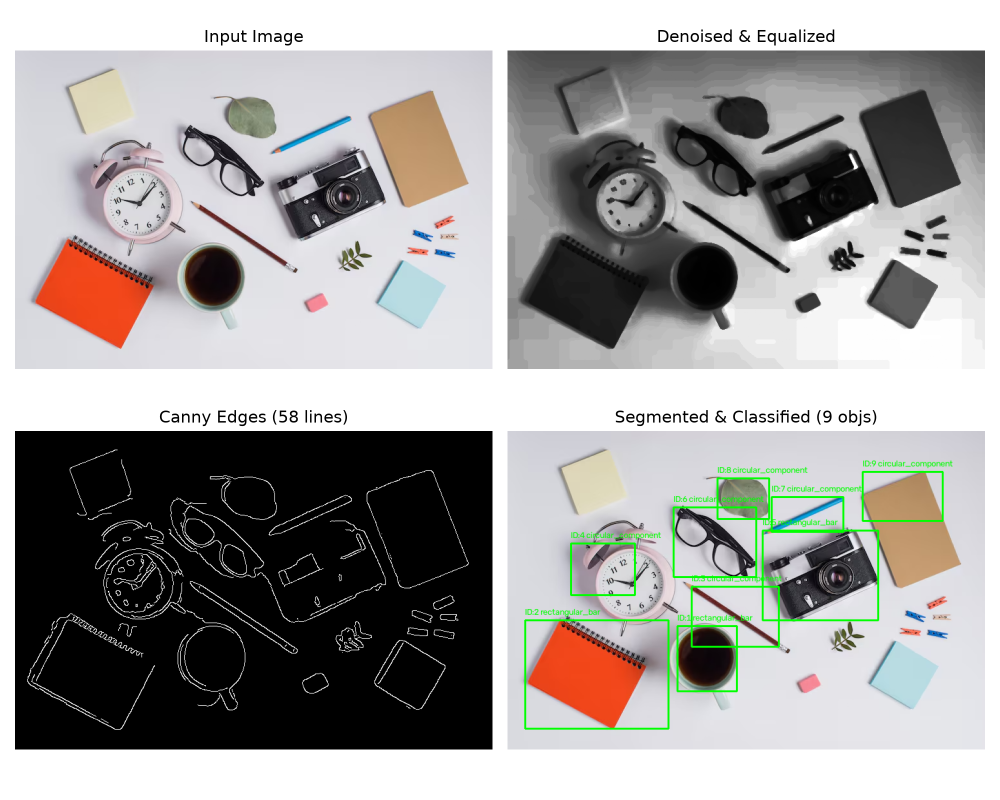
#> input picture output/pipeline_summary.png, 2000 x 1600 px (shown at 1/2 size)
$ python main.py --image output/pipeline_summary.png
#> lines starting #> are read from the running program, lines starting #| are printed output that depends on the picture; after the words box and inside, x2 and y2 are one past the last pixel; in counts of white or black regions, pixels touching at a corner belong together
### preprocess.py
import cv2
import numpy as np

class ImagePreprocessor:
    """Handles color conversions, noise reduction, and contrast enhancement."""

    @staticmethod
    def load_image(image_path: str) -> np.ndarray:
        img = cv2.imread(image_path)
        if img is None:
            raise FileNotFoundError(f"Could not load image at {image_path}")
        return img

    @staticmethod
    def to_grayscale(image_bgr: np.ndarray) -> np.ndarray:
        return cv2.cvtColor(image_bgr, cv2.COLOR_BGR2GRAY)

    # [4 lines left out: function split_channels, not called in this run]

    @staticmethod
    def remove_noise(image_gray: np.ndarray, kernel_size: int = 5) -> np.ndarray:
        # Median filter to eliminate salt-and-pepper noise while preserving edges
        return cv2.medianBlur(image_gray, kernel_size)

    @staticmethod
    def equalize_contrast(image_gray: np.ndarray) -> np.ndarray:
        # Global histogram equalization to expand dynamic range
        return cv2.equalizeHist(image_gray)

    def process(self, image_path: str) -> dict:
        bgr = self.load_image(image_path)
        gray = self.to_grayscale(bgr)
        denoised = self.remove_noise(gray)
        enhanced = self.equalize_contrast(denoised)
        return {
            "original_bgr": bgr,
            "grayscale": gray,
            "denoised": denoised,
            "enhanced": enhanced
        }

### geometry.py
import cv2
import numpy as np

class GeometricAnalyzer:
    """Extracts structural primitives: Canny edges, Harris corners, and Hough lines."""

    @staticmethod
    def detect_edges(image_gray: np.ndarray, low_thresh: int = 50, high_thresh: int = 150) -> np.ndarray:
        blurred = cv2.GaussianBlur(image_gray, (3, 3), 0)
        return cv2.Canny(blurred, low_thresh, high_thresh)

    @staticmethod
    def detect_corners(image_gray: np.ndarray, block_size: int = 2, ksize: int = 3, k: float = 0.04) -> np.ndarray:
        gray_float = np.float32(image_gray)
        dst = cv2.cornerHarris(gray_float, block_size, ksize, k)
        dst = cv2.dilate(dst, None)
        corner_mask = np.zeros_like(image_gray, dtype=np.uint8)
        corner_mask[dst > 0.01 * dst.max()] = 255
        return corner_mask

    @staticmethod
    def detect_lines(edges: np.ndarray, min_line_length: int = 30, max_line_gap: int = 10) -> list:
        lines = cv2.HoughLinesP(
            edges,
            rho=1,
            theta=np.pi / 180,
            threshold=50,
            minLineLength=min_line_length,
            maxLineGap=max_line_gap
        )
        return lines if lines is not None else []

    def analyze(self, image_gray: np.ndarray) -> dict:
        edges = self.detect_edges(image_gray)
        corners = self.detect_corners(image_gray)
        lines = self.detect_lines(edges)
        return {
            "edges": edges,
            "corner_mask": corners,
            "lines": lines,
            "line_count": len(lines),
            "corner_count": int(np.sum(corners > 0))
        }

### segment.py
import cv2
import numpy as np
from sklearn.cluster import KMeans

class Segmenter:
    """Segments foreground objects using K-Means and morphological refinement."""

    # [7 lines left out: function cluster_pixels, not called in this run]

    @staticmethod
    def clean_mask(binary_mask: np.ndarray) -> np.ndarray:
        kernel = cv2.getStructuringElement(cv2.MORPH_RECT, (5, 5))
        opened = cv2.morphologyEx(binary_mask, cv2.MORPH_OPEN, kernel)
        closed = cv2.morphologyEx(opened, cv2.MORPH_CLOSE, kernel)
        return closed

    def extract_bounding_boxes(self, image_bgr: np.ndarray, min_area: int = 400) -> list:
        gray = cv2.cvtColor(image_bgr, cv2.COLOR_BGR2GRAY)
        _, thresh = cv2.threshold(gray, 0, 255, cv2.THRESH_BINARY_INV + cv2.THRESH_OTSU)
        cleaned = self.clean_mask(thresh)

        contours, _ = cv2.findContours(cleaned, cv2.RETR_EXTERNAL, cv2.CHAIN_APPROX_SIMPLE)
        bounding_boxes = []

        for cnt in contours:
            if cv2.contourArea(cnt) >= min_area:
                x, y, w, h = cv2.boundingRect(cnt)
                crop = image_bgr[y:y+h, x:x+w]
                bounding_boxes.append({
                    "box": (x, y, w, h),
                    "crop": crop,
                    "area": cv2.contourArea(cnt)
                })
        return bounding_boxes

### classify.py
import cv2
import numpy as np
from sklearn.decomposition import PCA
from sklearn.neighbors import KNeighborsClassifier

class PatchClassifier:
    """Reduces spatial feature vectors via PCA and classifies patches with KNN."""

    def __init__(self, n_components: int = 8, n_neighbors: int = 3):
        self.target_size = (32, 32)
        self.pca = PCA(n_components=n_components, random_state=42)
        self.knn = KNeighborsClassifier(n_neighbors=n_neighbors)
        self.is_trained = False

    def _extract_vector(self, patch: np.ndarray) -> np.ndarray:
        gray_patch = cv2.cvtColor(patch, cv2.COLOR_BGR2GRAY) if len(patch.shape) == 3 else patch
        resized = cv2.resize(gray_patch, self.target_size, interpolation=cv2.INTER_AREA)
        return resized.flatten() / 255.0

    def fit_synthetic_baseline(self):
        """Creates a baseline dataset of synthetic primitives (circles, bars, blocks)."""
        x_train, y_train = [], []
        labels = ["circular_component", "rectangular_bar", "square_block"]

        for _ in range(15):
            # Circle
            img_c = np.zeros(self.target_size, dtype=np.uint8)
            cv2.circle(img_c, (16, 16), 10, 255, -1)
            x_train.append(img_c.flatten() / 255.0)
            y_train.append("circular_component")

            # Horizontal bar
            img_b = np.zeros(self.target_size, dtype=np.uint8)
            cv2.rectangle(img_b, (4, 12), (28, 20), 255, -1)
            x_train.append(img_b.flatten() / 255.0)
            y_train.append("rectangular_bar")

            # Square block
            img_s = np.zeros(self.target_size, dtype=np.uint8)
            cv2.rectangle(img_s, (8, 8), (24, 24), 255, -1)
            x_train.append(img_s.flatten() / 255.0)
            y_train.append("square_block")

        x_train = np.array(x_train)
        x_pca = self.pca.fit_transform(x_train)
        self.knn.fit(x_pca, y_train)
        self.is_trained = True

    def predict(self, patch: np.ndarray) -> str:
        if not self.is_trained:
            self.fit_synthetic_baseline()
        vec = self._extract_vector(patch).reshape(1, -1)
        vec_pca = self.pca.transform(vec)
        return self.knn.predict(vec_pca)[0]

### main.py
import argparse
import os
import cv2
import matplotlib.pyplot as plt
from preprocess import ImagePreprocessor
from geometry import GeometricAnalyzer
from segment import Segmenter
from classify import PatchClassifier

def run_pipeline(input_image_path: str, output_dir: str):
    os.makedirs(output_dir, exist_ok=True)
    print(f"[+] Loading and Preprocessing: {input_image_path}")

    # 1. Preprocess
    preprocessor = ImagePreprocessor()
    prep_res = preprocessor.process(input_image_path)
#> in load_image, img is the input picture: shape (1600, 2000, 3); mean B, G, R 157.2, 159.1, 160.9
#> in equalize_contrast, `return cv2.equalizeHist(image_gray)`:
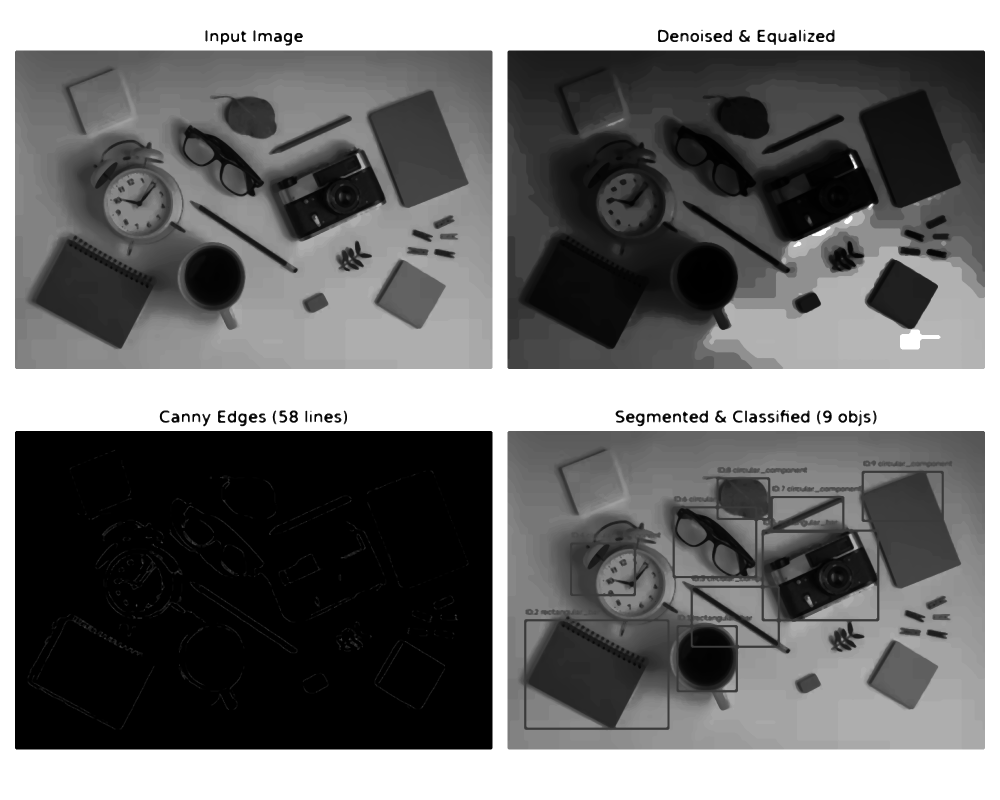
#> returned value: shape (1600, 2000) (shown at 1/2 size); min 0, max 255, mean 113.8
#> prep_res = 4 items
    enhanced_gray = prep_res["enhanced"]
    original_bgr = prep_res["original_bgr"]

    # 2. Geometric Analysis
    print("[+] Extracting Edges, Corners, and Lines...")
    geo_analyzer = GeometricAnalyzer()
    geo_res = geo_analyzer.analyze(enhanced_gray)
#> in detect_edges, `return cv2.Canny(blurred, low_thresh, high_thresh)`:
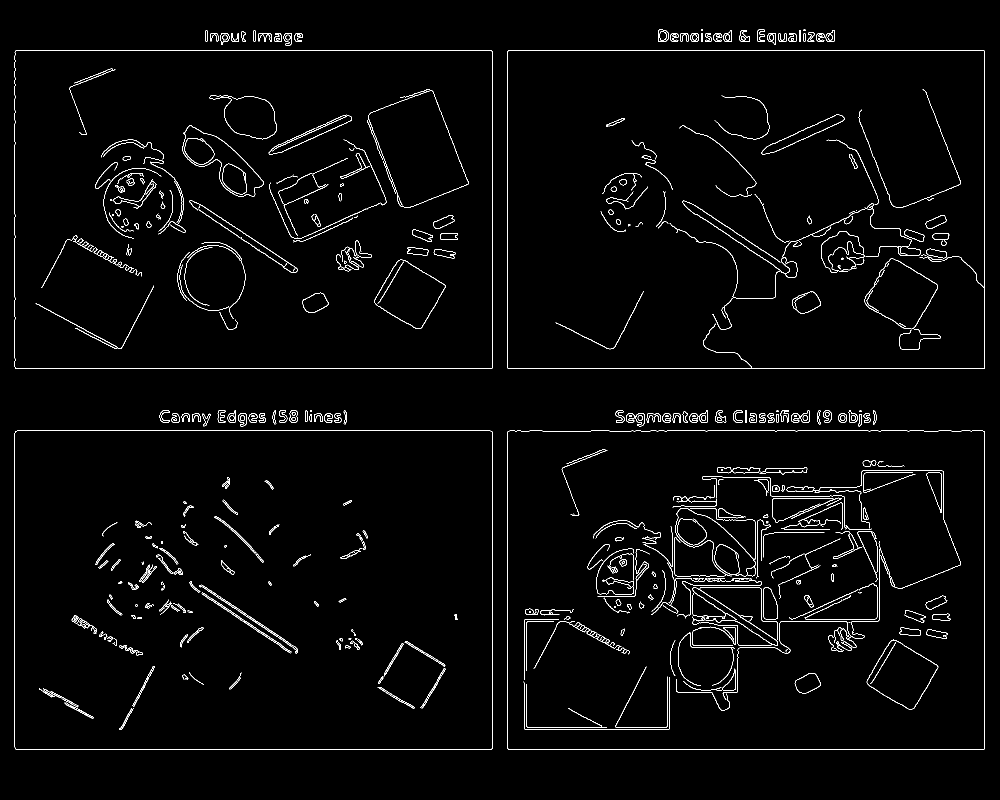
#> returned value: shape (1600, 2000) (shown at 1/2 size); 2.1% white in thin lines or dots, all inside (x1, y1, x2, y2) = (29, 59, 1970, 1499)
#> in analyze, `corners = self.detect_corners(image_gray)`: corners: shape (1600, 2000); 0.24% white; 262 white regions (63 under 20 px), largest, box (x1, y1, x2, y2) and area: (1578, 66, 1595, 83) 127, (1257, 830, 1273, 845) 126, (1384, 830, 1400, 845) 126
#> in detect_lines, `lines = cv2.HoughLinesP( edges, rho=1, theta=np.pi / 180, threshold=50..`: lines = 622 rows, first 6: [31, 1498, 983, 1498], [1301, 861, 1847, 861], [1016, 737, 1968, 737], [1299, 100, 1849, 100], [29, 733, 29, 105], [984, 736, 984, 102]
#> geo_res = 5 items

    # 3. Segmentation & Extraction
    print("[+] Segmenting Objects via Morphological Contours...")
    segmenter = Segmenter()
    objects = segmenter.extract_bounding_boxes(original_bgr)
#> in extract_bounding_boxes, `_, thresh = cv2.threshold(gray, 0, 255, cv2.THRESH_BINARY_INV + cv2.TH..`: thresh: shape (1600, 2000); 32.9% white; 424 white regions (236 under 20 px), largest, box (x1, y1, x2, y2) and area: (30, 862, 985, 1499) 591716, (1015, 101, 1970, 416) 112012, (1036, 266, 1476, 698) 105081
#> in clean_mask, `opened = cv2.morphologyEx(binary_mask, cv2.MORPH_OPEN, kernel)`: opened: shape (1600, 2000); 32% white; 102 white regions, largest, box (x1, y1, x2, y2) and area: (30, 862, 985, 1499) 584047, (1015, 101, 1970, 415) 111879, (1036, 266, 1476, 698) 104832
#> in clean_mask, `closed = cv2.morphologyEx(opened, cv2.MORPH_CLOSE, kernel)`:
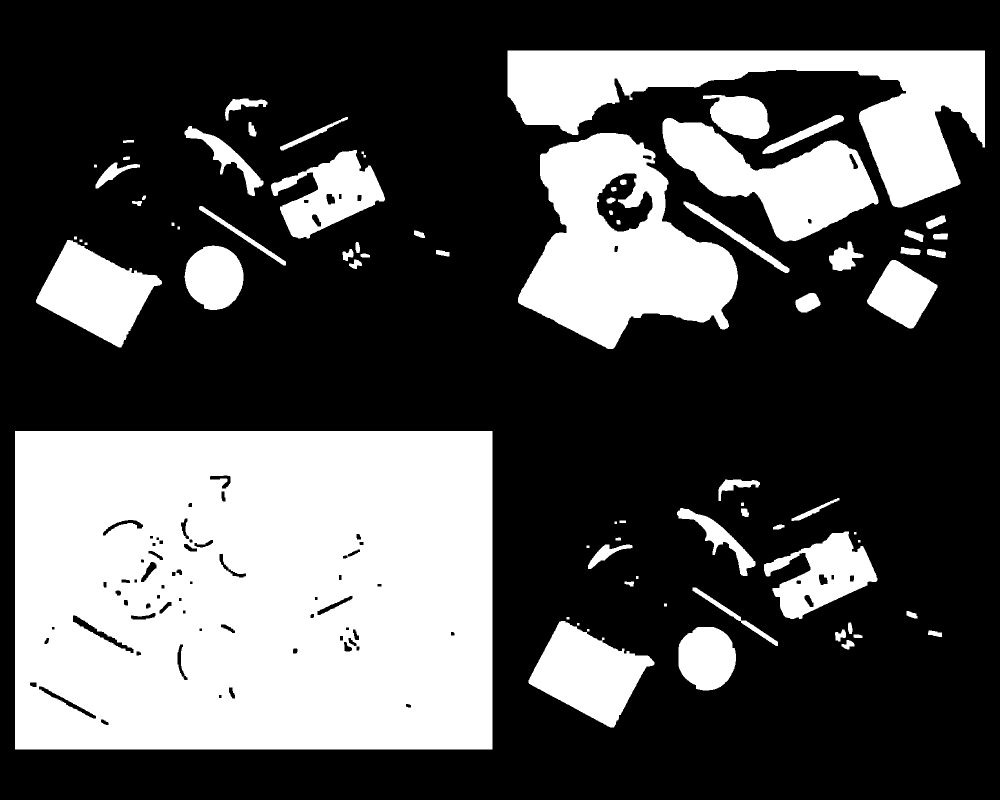
#> closed: shape (1600, 2000) (shown at 1/2 size); 32.5% white; 75 white regions
#> in extract_bounding_boxes, `contours, _ = cv2.findContours(cleaned, cv2.RETR_EXTERNAL, cv2.CHAIN_A..`: contours = 70 contours, 5 with area under 20; largest, box (x1, y1, x2, y2) and area: (30, 862, 985, 1499) 606744, (1036, 266, 1476, 698) 112218, (1015, 101, 1970, 415) 110481, (1325, 236, 1757, 483) 48816, (1057, 1242, 1309, 1455) 28397
#> the loop in extract_bounding_boxes, `for cnt in contours:` made 70 passes
#> (cnt, x, y, w, h) on pass 30: ([[30, 862], [30, 1498], [984, 1498], [984, 862]], 30, 862, 955, 637)
#> (x, y, w, h) on passes 6, 9, 13, 17, 21, 26: (1357, 1254, 115, 127), (1057, 1242, 252, 213), (1385, 1175, 171, 117), (1176, 1089, 89, 49), (1528, 1063, 227, 175), (1354, 1016, 157, 136)
#> after the loop in extract_bounding_boxes, `for cnt in contours:`: bounding_boxes = 30 items
#> objects = 30 items

    # 4. Classification via PCA + KNN
    print(f"[+] Found {len(objects)} object candidates. Classifying...")
#> (printed output is left out)
    classifier = PatchClassifier()
    classifier.fit_synthetic_baseline()
#> after the loop in fit_synthetic_baseline, `for _ in range(15):`: img_b: shape (32, 32); 22% white; 1 white region, box (x1, y1, x2, y2) and area: (4, 12, 29, 21) 225
#> after the loop in fit_synthetic_baseline, `for _ in range(15):`: img_c: shape (32, 32); 31% white; 1 white region, box (x1, y1, x2, y2) and area: (6, 6, 27, 27) 317
#> after the loop in fit_synthetic_baseline, `for _ in range(15):`:
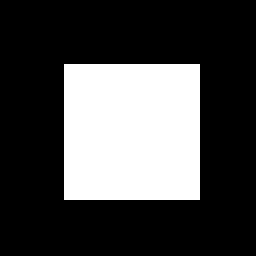
#> img_s: shape (32, 32) (shown 8 times larger); 28.2% white; 1 white region, box (x1, y1, x2, y2) and area: (8, 8, 25, 25) 289
#> after the loop in fit_synthetic_baseline, `for _ in range(15):`: x_train = 45 items; y_train = 45 items, first 6: 'circular_component', 'rectangular_bar', 'square_block', 'circular_component', 'rectangular_bar', 'square_block'
#> in fit_synthetic_baseline, `x_train = np.array(x_train)`: x_train: shape (45, 1024) float64; values 0 (black) and 1 (white), 27.1% white; 197 white regions (76 under 20 px), largest, box (x1, y1, x2, y2) and area: (516, 0, 541, 45) 945, (388, 0, 413, 45) 915, (420, 0, 445, 45) 915

    annotated = original_bgr.copy()
    for idx, obj in enumerate(objects):
        x, y, w, h = obj["box"]
        label = classifier.predict(obj["crop"])
        cv2.rectangle(annotated, (x, y), (x + w, y + h), (0, 255, 0), 2)
        cv2.putText(annotated, f"ID:{idx+1} {label}", (x, y - 8),
                    cv2.FONT_HERSHEY_SIMPLEX, 0.45, (0, 255, 0), 1)
#> this loop made 30 passes
#> (x, y, w, h, label) on passes 1 to 12: (1357, 1254, 115, 127, 'rectangular_bar'), (1057, 1242, 252, 213, 'rectangular_bar'), (1385, 1175, 171, 117, 'circular_component'), (1176, 1089, 89, 49, 'circular_component'), (1528, 1063, 227, 175, 'rectangular_bar'), (1354, 1016, 157, 136, 'circular_component'), (1583, 996, 96, 46, 'circular_component'), (1437, 959, 83, 43, 'circular_component'), (30, 862, 955, 637, 'rectangular_bar'), (1591, 586, 50, 39, 'rectangular_bar'), (1734, 520, 141, 137, 'rectangular_bar'), (1854, 498, 38, 18, 'rectangular_bar')
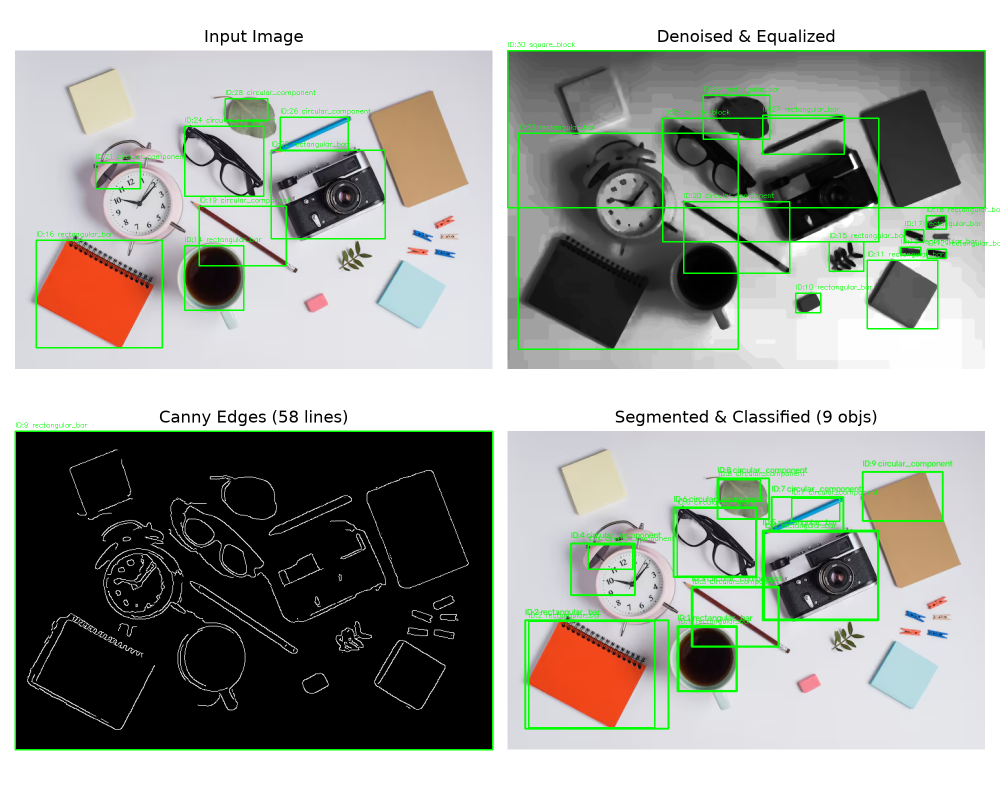
#> annotated: shape (1600, 2000, 3) (shown at 1/2 size); 2.09% of pixels changed, all inside (x1, y1, x2, y2) = (29, 84, 2000, 1501)

    # 5. Render Headless Diagnostic Plot
    fig, axes = plt.subplots(2, 2, figsize=(10, 8))
    axes[0, 0].imshow(cv2.cvtColor(original_bgr, cv2.COLOR_BGR2RGB))
    axes[0, 0].set_title("Input Image")
    axes[0, 0].axis("off")

    axes[0, 1].imshow(prep_res["enhanced"], cmap="gray")
    axes[0, 1].set_title("Denoised & Equalized")
    axes[0, 1].axis("off")

    axes[1, 0].imshow(geo_res["edges"], cmap="gray")
    axes[1, 0].set_title(f"Canny Edges ({geo_res['line_count']} lines)")
    axes[1, 0].axis("off")

    axes[1, 1].imshow(cv2.cvtColor(annotated, cv2.COLOR_BGR2RGB))
    axes[1, 1].set_title(f"Segmented & Classified ({len(objects)} objs)")
    axes[1, 1].axis("off")

    plot_path = os.path.join(output_dir, "pipeline_summary.png")
    plt.tight_layout()
    plt.savefig(plot_path, dpi=200)
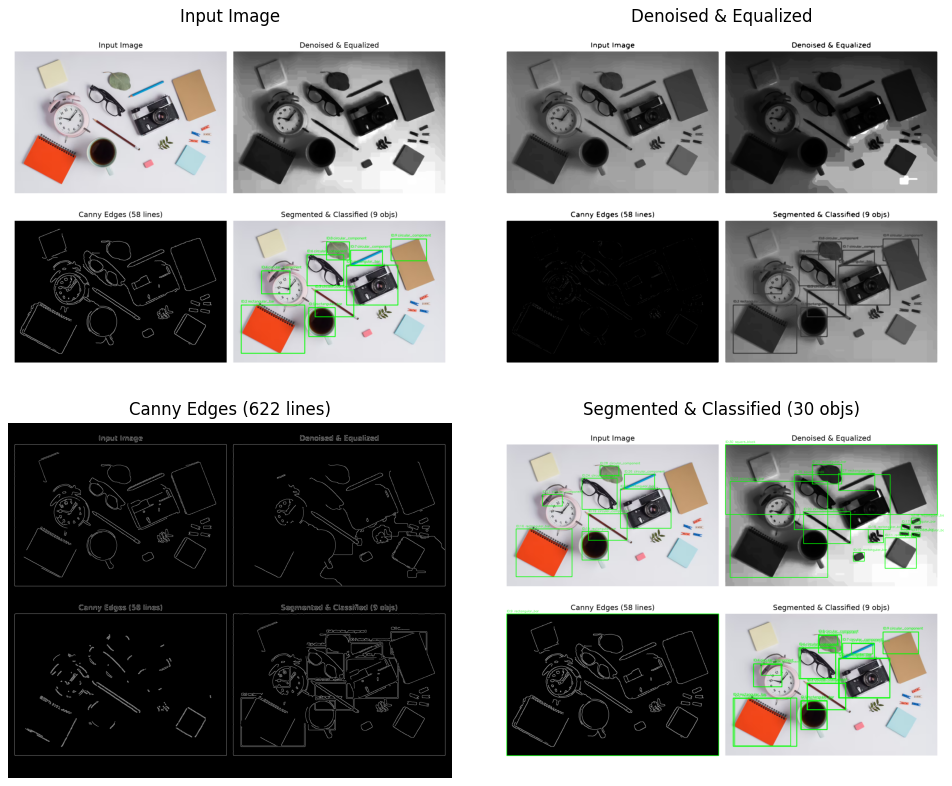
#> figure drawn by matplotlib, 4 panels
    plt.close()

    annotated_path = os.path.join(output_dir, "annotated_result.png")
    cv2.imwrite(annotated_path, annotated)

    print("\n================ PIPELINE SUMMARY ================")
    print(f"Edges Processed     : Present")
    print(f"Corners Detected    : {geo_res['corner_count']}")
#| Corners Detected    : 7685
    print(f"Hough Lines Found   : {geo_res['line_count']}")
#| Hough Lines Found   : 622
    print(f"Objects Detected    : {len(objects)}")
#| Objects Detected    : 30
    print(f"Saved Diagnostic    : {plot_path}")
    print(f"Saved Annotated Img : {annotated_path}")
    print("==================================================\n")

if __name__ == "__main__":
    parser = argparse.ArgumentParser(description="VisionAudit: CLI Computer Vision Pipeline")
    parser.add_argument("--image", type=str, required=True, help="Path to input image file")
    parser.add_argument("--outdir", type=str, default="output", help="Directory to save artifacts")
    args = parser.parse_args()

    run_pipeline(args.image, args.outdir)
